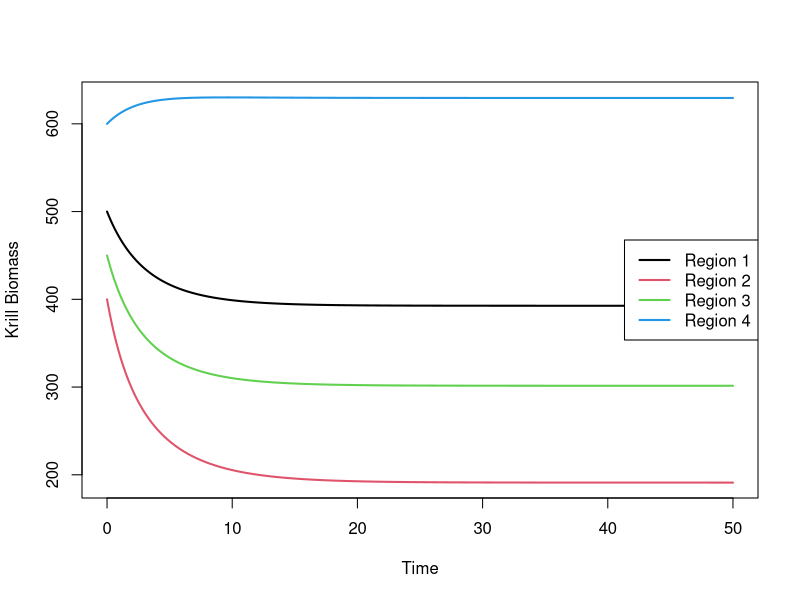
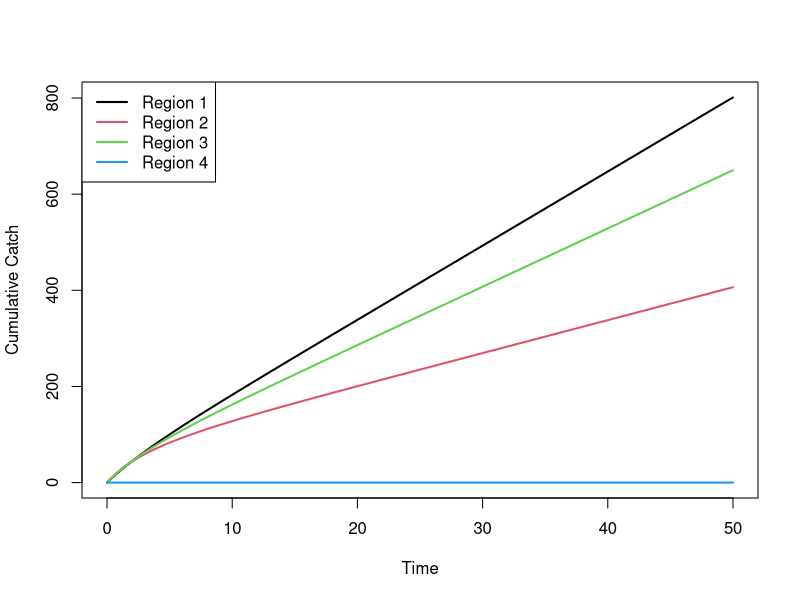

The R script that drew these images, in order:
library(deSolve)

# ----------------------------
# ----- Parameters per region
# ----------------------------
params <- list(
  # Reproduction rates
  r1 = 0.6, r2 = 0.5, r3 = 0.55, r4 = 0.65, 
  # Carrying capacities
  Kmax1 = 1000, Kmax2 = 800, Kmax3 = 900, Kmax4 = 1100,
  # Natural mortality
  m1 = 0.2, m2 = 0.25, m3 = 0.22, m4 = 0.18, 
  # Predation mortality
  p1 = 0.1, p2 = 0.15, p3 = 0.12, p4 = 0.09,
  # Maximum fishing effort
  Fmax1 = 0.1, Fmax2 = 0.15, Fmax3 = 0.12, Fmax4 = 0,
  # Migration rates (FROM -> TO)
  mig12 = 0.03,
  mig21 = 0.01, mig23 = 0.02,
  mig32 = 0.015, mig34 = 0.025,
  mig43 = 0.02
)

# ----------------------------
# ----- Initial State
# ----------------------------
state <- c(
  K1 = 500, K2 = 400, K3 = 450, K4 = 600,  # Krill biomass
  C1 = 0, C2 = 0, C3 = 0, C4 = 0           # Cumulative catch
)

# ----------------------------
# ----- Time
# ----------------------------
times <- seq(0, 50, by = 0.1)

# ----------------------------
# ----- Model Function
# ----------------------------
krill_model <- function(t, state, parameters) {
  
  K <- state[1:4]
  C <- state[5:8]
  
  # ------------------------
  # ----- Dynamic fishing proportional to biomass
  F <- numeric(4)
  F[1] <- parameters$Fmax1 * (K[1]/parameters$Kmax1)
  F[2] <- parameters$Fmax2 * (K[2]/parameters$Kmax2)
  F[3] <- parameters$Fmax3 * (K[3]/parameters$Kmax3)
  F[4] <- parameters$Fmax4 * (K[4]/parameters$Kmax4)
  
  # ------------------------
  # ----- Growth, mortality, predation, fishing
  dK <- numeric(4)
  dC <- numeric(4)
  
  dK[1] <- parameters$r1*K[1]*(1 - K[1]/parameters$Kmax1) - parameters$m1*K[1] - parameters$p1*K[1] - F[1]*K[1]
  dK[2] <- parameters$r2*K[2]*(1 - K[2]/parameters$Kmax2) - parameters$m2*K[2] - parameters$p2*K[2] - F[2]*K[2]
  dK[3] <- parameters$r3*K[3]*(1 - K[3]/parameters$Kmax3) - parameters$m3*K[3] - parameters$p3*K[3] - F[3]*K[3]
  dK[4] <- parameters$r4*K[4]*(1 - K[4]/parameters$Kmax4) - parameters$m4*K[4] - parameters$p4*K[4] - F[4]*K[4]
  
  dC <- F * K  # cumulative catch
  
  # ------------------------
  # ----- Explicit Migration
  # Region 1 → 2
  dK[1] <- dK[1] - parameters$mig12 * K[1]
  dK[2] <- dK[2] + parameters$mig12 * K[1]
  
  # Region 2 → 1 and 3
  dK[2] <- dK[2] - parameters$mig21*K[2] - parameters$mig23*K[2]
  dK[1] <- dK[1] + parameters$mig21*K[2]
  dK[3] <- dK[3] + parameters$mig23*K[2]
  
  # Region 3 → 2 and 4
  dK[3] <- dK[3] - parameters$mig32*K[3] - parameters$mig34*K[3]
  dK[2] <- dK[2] + parameters$mig32*K[3]
  dK[4] <- dK[4] + parameters$mig34*K[3]
  
  # Region 4 → 3
  dK[4] <- dK[4] - parameters$mig43*K[4]
  dK[3] <- dK[3] + parameters$mig43*K[4]
  
  list(c(dK, dC))
}

# ----------------------------
# ----- Run Simulation
# ----------------------------
out <- ode(y = state, times = times, func = krill_model, parms = params)
out <- as.data.frame(out)

# ----------------------------
# ----- Plot Krill Biomass
# ----------------------------
matplot(out$time, out[,2:5], type="l", lwd=2, lty=1, xlab="Time", ylab="Krill Biomass")
legend("right", legend=paste("Region",1:4), col=1:4, lty=1, lwd=2)

# ----------------------------
# ----- Plot Cumulative Catch
# ----------------------------
matplot(out$time, out[,6:9], type="l", lwd=2, lty=1, xlab="Time", ylab="Cumulative Catch")
legend("topleft", legend=paste("Region",1:4), col=1:4, lty=1, lwd=2)
